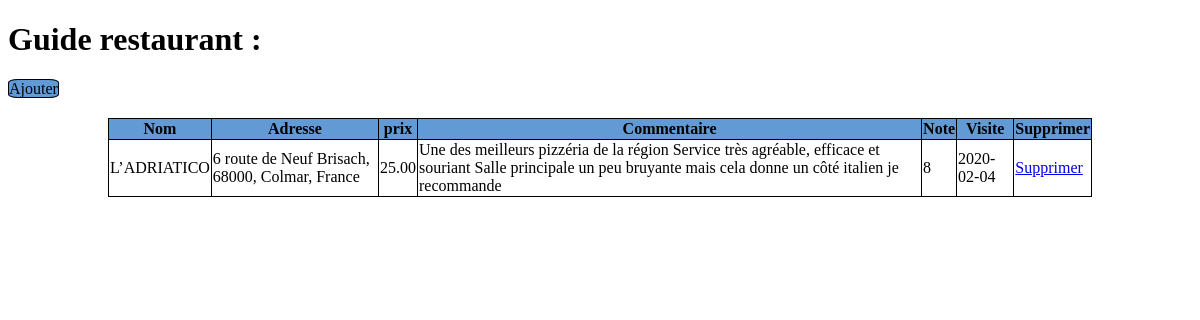
The page / on the database its author committed.
### tables this page shows
CREATE TABLE restaurants(
   id INT AUTO_INCREMENT,
   nom VARCHAR(100) NOT NULL,
   commentaire TEXT ,
   prix DECIMAL(8,2) NOT NULL,
   adresse VARCHAR(255) ,
   note DOUBLE,
   visite DATE,
   Constraint Pk_retaurant PRIMARY KEY(id),
   CONSTRAINT ck_note CHECK(note BETWEEN 0 AND 10 )
);

### model/liste_resto.php (the view, shortened to what this page needs)
<?php
class Liste_resto
{
    private PDO $connection;
    private array $result;
    public function __construct(PDO $_connection)
    {
        $this->connection = $_connection;
    }
    public function listerResto(): array
    {
        $pdoStatement = $this->connection->query("SELECT * FROM restaurants", PDO::FETCH_OBJ);
        $montab = $pdoStatement->fetchAll();
        $this->result = $montab;
        return $montab;
    }
    public function displayHTMLTable()
    {
        $HTMLTable = "<table> <thead><th>Nom</th><th>Adresse</th><th>prix</th><th>Commentaire</th><th>Note</th><th>Visite</th><th>Supprimer</th></thead><tbody>";
        for ($i = 0; $i < count($this->result); $i++) {
            $restaurantCourrant = $this->result[$i];
            $HTMLTable .= "<tr><td>$restaurantCourrant->nom</td><td>$restaurantCourrant->adresse</td><td>$restaurantCourrant->prix</td><td>$restaurantCourrant->commentaire</td><td>$restaurantCourrant->note</td><td>$restaurantCourrant->visite</td><td><a href='index.php?p=deleteRestaurant&id=$restaurantCourrant->id'>Supprimer</a></td></tr>";
        }
        return $HTMLTable;
    }
}

### index.php (shortened to what this page needs)
<?php
require "./model/Liste_resto.php";
$db = new Database();
$dbConnection = $db->initDatabase();
$restoListe = new Liste_resto($dbConnection);
$restoListe->listerResto();
if (isset($_GET["p"])) {
    $p = $_GET["p"];
} else {
    $p = "home";
}
if ($p != "base" && !strpos($p, ".") && !strpos($p, "/") && file_exists("./vue/" . $p . ".php")) {
    require "./vue/" . $p . ".php";
} else {
    require "./vue/404.php";
}
$content = ob_get_clean();
require "./vue/base.php";

### vue/home.php
<h1>Guide restaurant :</h1>
<?php echo $restoListe->displayHTMLTable() ?>
<a href="./index.php?p=addrestaurant" class="btn">Ajouter</a>

### vue/base.php (shortened to what this page needs)
<!DOCTYPE html>
<html lang="en">
<head>
    <link rel="stylesheet" href="./css/style.css">
</head>
<body>
    <?php echo $content; ?>
</body>
</html>

### css/style.css (style rules this page uses)
html { font-size: 62.5%; }
body { font-size: 1.6rem; }
table { border-collapse: collapse; margin-top: 2rem; margin-bottom: 20rem; margin-left: 10rem; margin-right: 10rem; }
thead { background-color: #619ad4; }
th { border: solid black 1px; }
td { border: solid 1px black; }
.btn { background-color: #619ad4; border: solid black 1px; color: black; text-decoration: none; border-radius: 20%; }

### rows shown on the page
restaurants: nom "L’ADRIATICO", adresse "6 route de Neuf Brisach, 68000, Colmar, France", prix "25.00", commentaire "Une des meilleurs pizzéria de la région Service très agréable, efficace et souriant Salle principale un peu bruyante mais cela donne un côté italien je recommande", note "8", visite "2020-02-04"
